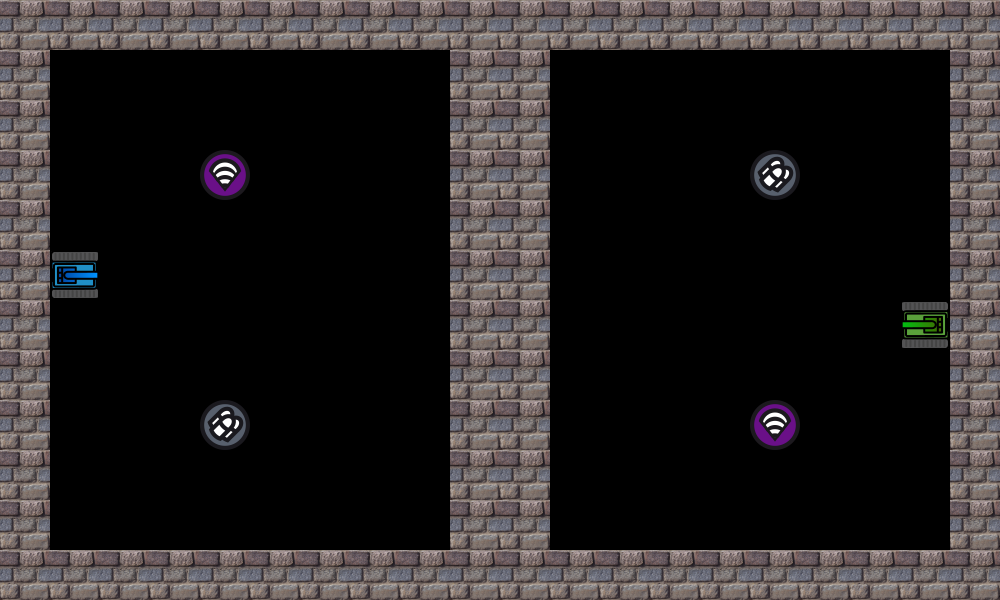

Rendered tile map (Tiled .tmx) drawn with the repository's tilesets; below, a short description and the full map source, tile grids included:
An orthogonal 20x12 tile map with 50x50 px tiles, 1 tile layer (Tile Layer 1).

<map version="1.5" tiledversion="1.7.2" orientation="orthogonal" renderorder="right-down" width="20" height="12" tilewidth="50" tileheight="50" infinite="0" nextlayerid="2" nextobjectid="1">
 <tileset firstgid="1" name="TankManObj" tilewidth="50" tileheight="50" tilecount="5" columns="5">
  <image source="../image/TankManObj.png" width="250" height="50" />
 </tileset>
 <layer id="1" name="Tile Layer 1" width="20" height="12">
  <data encoding="csv">
3,3,3,3,3,3,3,3,3,3,3,3,3,3,3,3,3,3,3,3,
3,0,0,0,0,0,0,0,0,3,3,0,0,0,0,0,0,0,0,3,
3,0,0,0,0,0,0,0,0,3,3,0,0,0,0,0,0,0,0,3,
3,0,0,0,5,0,0,0,0,3,3,0,0,0,0,4,0,0,0,3,
3,0,0,0,0,0,0,0,0,3,3,0,0,0,0,0,0,0,0,3,
3,2,0,0,0,0,0,0,0,3,3,0,0,0,0,0,0,0,0,3,
3,0,0,0,0,0,0,0,0,3,3,0,0,0,0,0,0,0,1,3,
3,0,0,0,0,0,0,0,0,3,3,0,0,0,0,0,0,0,0,3,
3,0,0,0,4,0,0,0,0,3,3,0,0,0,0,5,0,0,0,3,
3,0,0,0,0,0,0,0,0,3,3,0,0,0,0,0,0,0,0,3,
3,0,0,0,0,0,0,0,0,3,3,0,0,0,0,0,0,0,0,3,
3,3,3,3,3,3,3,3,3,3,3,3,3,3,3,3,3,3,3,3
</data>
 </layer>
</map>